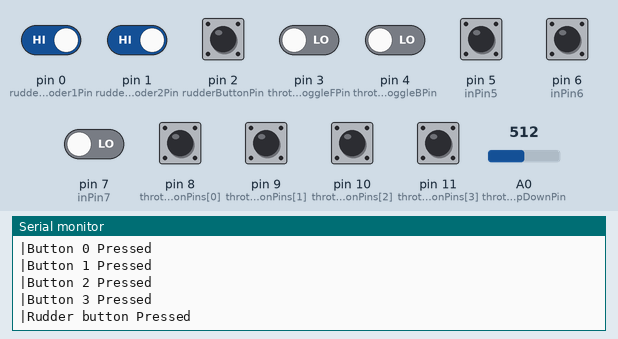
The sketch below on a simulated Arduino Leonardo, built with avr-gcc and run on an emulated ATmega32U4. Parts: the last lines printed to the serial monitor. The test bench sets the inputs (shaded band); at power-on: pin 0 (rudderEncoder1Pin), pin 1 (rudderEncoder2Pin), pin 2 (rudderButtonPin), pin 5 (inPin5), pin 6 (inPin6), pin 8 (throttleButtonPins[0]), pin 9 (throttleButtonPins[1]), pin 10 (throttleButtonPins[2]), pin 11 (throttleButtonPins[3]) HIGH, pin 3 (throttleToggleFPin), pin 4 (throttleToggleBPin), pin 7 (inPin7) LOW, A0 (throttleUpDownPin) = 512. USB keyboard and mouse output is not drawn.

Above: at 1.2 s.
1.3 s: pin 0 (rudderEncoder1Pin) driven LOW
At 2.5 s:
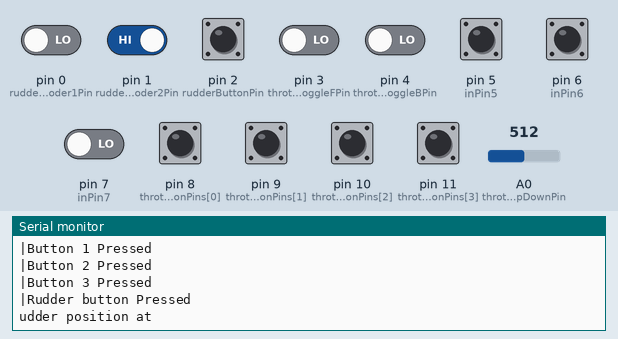
2.8 s: pin 2 (rudderButtonPin) pulled LOW for 0.15 s
At 2.93 s:
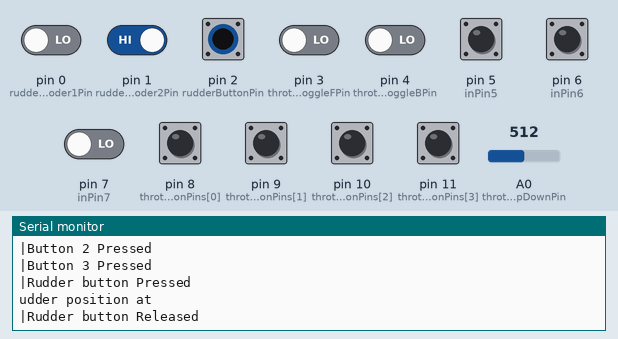
4.4 s: pin 3 (throttleToggleFPin) driven HIGH
At 5.4 s:
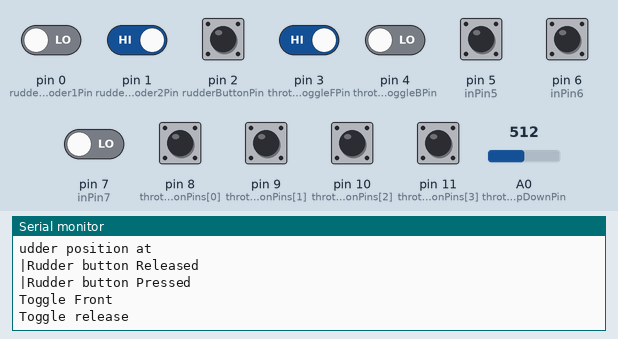
6.2 s: pin 8 (throttleButtonPins[0]) pulled LOW for 0.15 s
At 7.0 s:
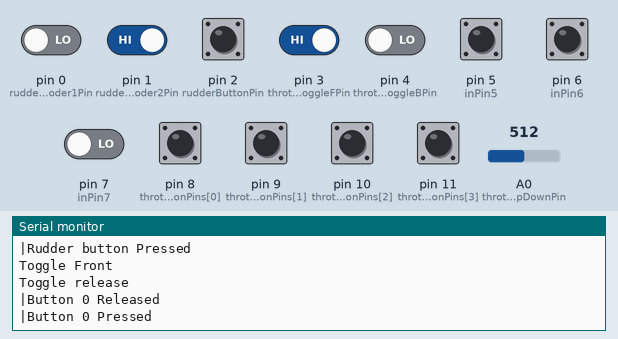
7.8 s: pin 0 (rudderEncoder1Pin) driven HIGH
At 8.8 s:
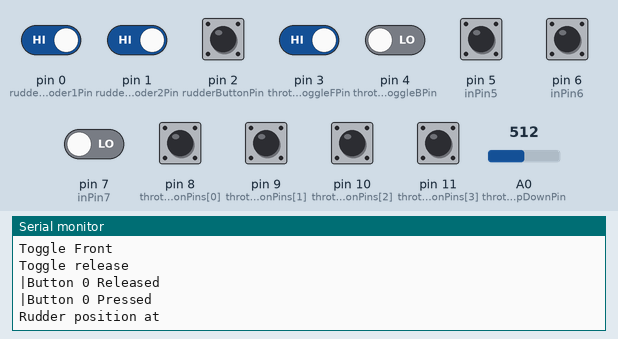
9.3 s: pin 3 (throttleToggleFPin) driven LOW
At 9.54 s:
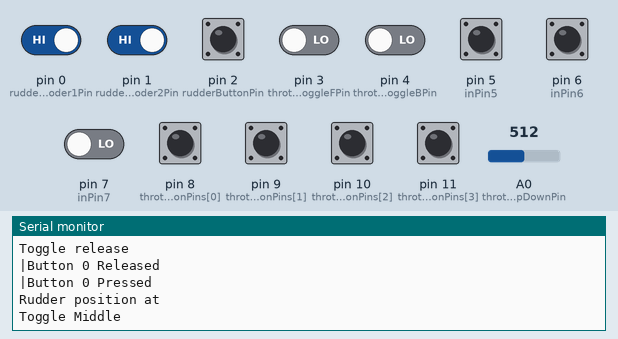
Timing chart, 0 to 11.8 s (numbered marks = the images above; inputs shaded):
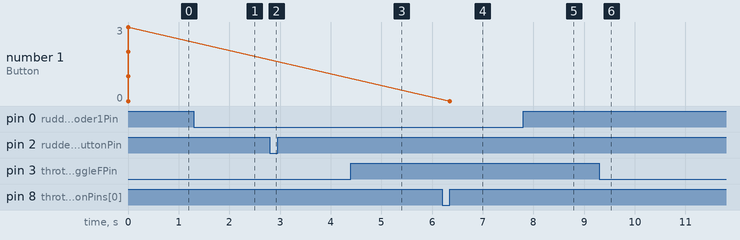

The sketch:

FlightControlNetwork.ino
```cpp
/* Using MHeironimus' ArduinoJoystickLibrary
  https://github.com/MHeironimus/ArduinoJoystickLibrary */
#include "Joystick.h"
#include <math.h>

///////////////////////////////////// COPIED CODE ////////////////////////////
//Constants
#define NB_POT 1
///////////////////////////////////// COPIED CODE ////////////////////////////


// Create Joystick
Joystick_ Joystick(JOYSTICK_DEFAULT_REPORT_ID,
                   JOYSTICK_TYPE_MULTI_AXIS, 7, 0,
                   false, false, false, false, false, false,
                   true, true, false, false, false);


const int numberOfThrottleButtons = 4;

//------------------------------------------------------------------------------------
//                                    Set pin vars
//------------------------------------------------------------------------------------
// Rudder
const int rudderEncoder1Pin = 0; // Rudder
const int rudderEncoder2Pin = 1; // Rudder
const int rudderButtonPin = 2;

// Throttle
const int throttleToggleFPin = 3;  // Throttle Toggle
const int throttleToggleBPin = 4;  // Throttle Toggle
const int throttleUpDownPin  = A0; // Throttle
const int throttleButtonPins[] = {8, 9, 10, 11}; // Throttle Button

// Placeholders
const int inPin5 = 5;
const int inPin6 = 6;
const int inPin7 = 7;
const int inPin12 = 12;
const int inPin13 = 13;
const int inPinA1 = A1;
const int inPinA2 = A2;
const int inPinA3 = A3;
const int inPinA4 = A4;
const int inPinA5 = A5;

//------------------------------------------------------------------------------------
//                                    Create various state and last-state vars
//------------------------------------------------------------------------------------
// Rudder States
int rudderEncoder1State = 0;
int rudderEncoder1LastState = 0;
int rudderEncoder2State = 0;
int rudderButtonState = 0;
int rudderButtonLastState = 0;

// Throttle States
int throttleUpDownState = 0;
int throttleButtonStates[] = {0, 0, 0, 0};
int throttleButtonLastStates[] = {0, 0, 0, 0};

int throttleToggleFState = 0;
int throttleToggleBState = 0;
int throttleToggleCombinedState = 0;
int throttleToggleLastFullState = 0;

// Placeholder
int pin5State;
int pin6State;
int pin7State;
int pin12State;
int pin13State;
int pinA1State;
int pinA2State;
int pinA3State;
int pinA4State;
int pinA5State;

//------------------------------------------------------------------------------------
//                                    Create position trackers
//------------------------------------------------------------------------------------
const char initialPos = 0;

// Rudder positioning
char rudderPosition = initialPos;
const int rudderRangeMin = -127;
const int rudderRangeMax = 127;

// Throttle Positioning
int throttlePosition = initialPos;
const int throttleRangeMin = -127;
const int throttleRangeMax = 127;


//------------------------------------------------------------------------------------
//                                    Map physical button to a JoyStick's Buttons
//------------------------------------------------------------------------------------
// Rudder Buttons
// TODO map rudder?

// Throttle Buttons
const int throttleButton_JSBs[] = {0, 1, 2, 3};
const int throttleToggleF_JSB = 4;
const int throttleToggleN_JSB = 5;
const int throttleToggleB_JSB = 6;

// These are used to create a bit of a delay before releasing the button so games can register it.
int throttleToggleDelayCount = -1;
const int toggleInputMilSecDelay = 300;


// Loop check for debugging. Only iterates loops on changes.
int loopN = 1;
bool pressed = false;

//////////////////////////////////////////////////////////////////////////////////////
//                                    SETUP
//////////////////////////////////////////////////////////////////////////////////////
// The setup routine runs once when you first add power or press reset:
void setup() {
  // initialize serial communication at 9600 bits per second:
  Serial.begin(9600);

  // Set up pin inputs and outputs.
  pinMode(rudderEncoder1Pin, INPUT);
  pinMode(rudderEncoder2Pin, INPUT);
  pinMode(rudderButtonPin, INPUT);
  pinMode(throttleToggleFPin, INPUT);
  pinMode(throttleToggleBPin, INPUT);
  pinMode(inPin5, INPUT_PULLUP );
  pinMode(inPin6, INPUT_PULLUP );
  pinMode(inPin7, INPUT);
  for (int i = 0; i < numberOfThrottleButtons; i++) {
    pinMode(throttleButtonPins[i], INPUT_PULLUP);
  }
  // Copied code!!!!!
  Serial.println(F("Initialize System"));
  //Init potentiometer
  pinMode(throttleUpDownPin, INPUT);


  // Prepare Joystick and Joystick range values.
  //Joystick.setXAxisRange(-127, 127);
  //Joystick.setYAxisRange(-127, 127);
  //Joystick.setZAxisRange(-127, 127);
  //Joystick.setRxAxisRange(0, 360);
  //Joystick.setRyAxisRange(360, 0);
  //Joystick.setRzAxisRange(0, 720);
  //Joystick.setThrottleRange(0, 255);
  Joystick.setThrottleRange(throttleRangeMin, throttleRangeMax);
  //Joystick.setRudderRange(255, 0);
  Joystick.setRudderRange(rudderRangeMin, rudderRangeMax);
  Joystick.begin();

  // Initialize rudderEncoder1LastState with a starter value.
  rudderEncoder1LastState = digitalRead(rudderEncoder1Pin);

  // Information output.
  Serial.println("End of Initialize.");
}

//////////////////////////////////////////////////////////////////////////////////////
//                                    REGULAR LOOP
//////////////////////////////////////////////////////////////////////////////////////
// The loop routine runs over and over again forever:
void loop() {
  //------------------------------------------------------------------------------------
  //                                    Pull values from Pins
  //------------------------------------------------------------------------------------
  // Rudder Items
  rudderEncoder1State = digitalRead(rudderEncoder1Pin);   // Rudder
  rudderEncoder2State = digitalRead(rudderEncoder2Pin);   // Rudder
  rudderButtonState = digitalRead(rudderButtonPin);       // Rudder

  // Throttle Items
  throttleToggleFState = digitalRead(throttleToggleFPin);      // Throttle
  throttleToggleBState = digitalRead(throttleToggleBPin);      // Throttle
  throttleUpDownState = analogRead(throttleUpDownPin);    // Throttle
  for (int i = 0; i < numberOfThrottleButtons; i++) {
    throttleButtonStates[i] = digitalRead(throttleButtonPins[i]); // Throttle
  }

  // Placeholder Items
  pin5State = digitalRead(inPin5); // Throttle
  pin6State = digitalRead(inPin6); // Throttle
  pin7State = digitalRead(inPin7); // Throttle

  //readPot();

  //------------------------------------------------------------------------------------
  //                                    Throttle Inputs
  //------------------------------------------------------------------------------------
  // Throttle Button Presses
  for (int i = 0; i < numberOfThrottleButtons; i++) {
    if (throttleButtonStates[i] != throttleButtonLastStates[i]) {
      Joystick.setButton(throttleButton_JSBs[i], throttleButtonStates[i]);
      String prState = String("") + (throttleButtonStates[i] == 1 ? " Pressed" : " Released");
      Serial.println( String("|") + "Button " + i + prState);

      throttleButtonLastStates[i] = throttleButtonStates[i];
      pressed = !pressed;
    }
  }

  // Throttle Toggle Inputs
  if (throttleToggleFState == 1) {
    throttleToggleCombinedState = 1;
  } else if (throttleToggleBState == 1) {
    throttleToggleCombinedState = -1;
  } else {
    throttleToggleCombinedState = 0;
  }
  // If the state has changed, we need to toggle a quick button press.
  if (throttleToggleLastFullState != throttleToggleCombinedState) {
    if (throttleToggleCombinedState == -1) {
      Joystick.setButton(throttleToggleB_JSB, 1);
      Serial.println("Toggle Back");
    } else if (throttleToggleCombinedState == 0) {
      Joystick.setButton(throttleToggleN_JSB, 1);
      Serial.println("Toggle Middle");
    } else if (throttleToggleCombinedState == 1) {
      Joystick.setButton(throttleToggleF_JSB, 1);
      Serial.println("Toggle Front");
    }
    throttleToggleLastFullState = throttleToggleCombinedState;
    throttleToggleDelayCount = toggleInputMilSecDelay;
  } else {
    if (throttleToggleDelayCount == 0) {
      Joystick.setButton(throttleToggleF_JSB, 0);
      Joystick.setButton(throttleToggleN_JSB, 0);
      Joystick.setButton(throttleToggleB_JSB, 0);
      Serial.println("Toggle release");
      throttleToggleDelayCount = -1;
    } else if (throttleToggleDelayCount != -1) {
      throttleToggleDelayCount--;
    }

  }

  // Throttle up/down input.
  // The max and min seems to be... 919, 112, and I don't know why!
  int throttledUp = 112;
  int throttledDown = 919;
  if (throttleToggleFState == 1 || throttleToggleBState == 1) {
    // for some reason, 924 and 153 if shields up
    throttledUp = 153;
    throttledDown = 924;
  }
  throttlePosition = map(throttleUpDownState, throttledDown, throttledUp, throttleRangeMin, throttleRangeMax);
  Joystick.setThrottle(throttlePosition);

  //------------------------------------------------------------------------------------
  //                                    Rudder inputs
  //------------------------------------------------------------------------------------
  if (rudderEncoder1State != rudderEncoder1LastState) {
    if (rudderEncoder2State != rudderEncoder1State) {
      rudderPosition++;
      Joystick.setRudder(rudderPosition);
    } else {
      rudderPosition--;
      Joystick.setRudder(rudderPosition);
    }
    Serial.println("Rudder position at " + rudderPosition);
    rudderEncoder1LastState = rudderEncoder1State;
  }

  // Rudder button (purposeless)
  if (rudderButtonState != rudderButtonLastState) {
      //Joystick.setButton(throttleButton_JSBs[i], );
      String prState = String("") + (rudderButtonState == 1 ? " Pressed" : " Released");
      Serial.println( String("|") + "Rudder button" + prState);

      rudderButtonLastState = rudderButtonState;
      pressed = !pressed;
  }

  //------------------------------------------------------------------------------------
  //                                    Output/Debug section
  //------------------------------------------------------------------------------------
  //outputDebugValues();
  loopN++;

  // delay in between reads for stability
  delay(1);
}

void outputDebugValues()
{
  String output = String("|")
                  + " Position:" + displaySpacing((int)rudderPosition, 3, true)
                  + "  |  Set number:" + displaySpacing((int)loopN, 5, false)
                  + "  |  (" + rudderEncoder1State + ", " + rudderEncoder2State + ")"
                  + "  | Rudder Click: " + rudderButtonState
                  + "  |  Throttle Toggle: " + displaySpacing((int)throttleToggleCombinedState, 1, true) + " from " + throttleToggleFState + " " + throttleToggleBState
                  + "  |  Throttled to " + throttleUpDownState + " " + throttlePosition
                  + "  |  Buttons: " + pressed + throttleButtonStates[0] + " " + throttleButtonStates[1] + " " + throttleButtonStates[2] + " " + throttleButtonStates[3]
                  //+ "  |  p6: " + pin6State
                  //+ "  |  p7: " + pin7State
                  + "  |";
    // Print out the state of the button:
    Serial.println(output);
}
///////////////////////////////////// COPIED CODE ////////////////////////////
void readPot() { /* function readPot */
  ////Read Potentiometer value

  Serial.print("Raw val : "); Serial.println(throttleUpDownState);
  Serial.print("Phys val : "); Serial.println(potRawToPhys(throttleUpDownState));
  delay(200);
}

float potRawToPhys(int raw) { /* function potRawToPhys */
  ////Potentiometer conversion rule
  float Vout = float(raw) * (5 / float(1024)); //Conversion analog to voltage
  float phys = ( 1/*R*/ * (5 - Vout)) / 5; //Conversion voltage to resistance

  return phys;
}
///////////////////////////////////// COPIED CODE ////////////////////////////

// Function to cleanly handle the spacing for debug output.
String displaySpacing(int valueToSpaceFor, int maxDigits, bool canBeNegative)
{
  String retval;

  // Automatically hand out enough spaces based on possible digit sizes.
  for (int i = 1; i < maxDigits; i++)
  {
    if (abs(valueToSpaceFor) < pow(10, i))
    {
      retval += " ";
    }
  }

  // Handle an extra space when negatives are involved.
  if (canBeNegative && valueToSpaceFor >= 0)
  {
    retval += " ";
  }
  return retval + valueToSpaceFor;
}
```

Measured:
- after the input at 1.3 s, the serial monitor: prints a new line at once (image 1)
- after the input at 2.8 s, the serial monitor: prints a new line at once (image 2)
- after the input at 4.4 s, the serial monitor: prints a new line at once (image 3)
- after the input at 6.2 s, the serial monitor: prints a new line at once (image 4)
- after the input at 7.8 s, the serial monitor: prints a new line at once (image 5)
- after the input at 9.3 s, the serial monitor: prints a new line at once (image 6)
- plotted number 1: 3 → 0 after the input at 6.2 s
